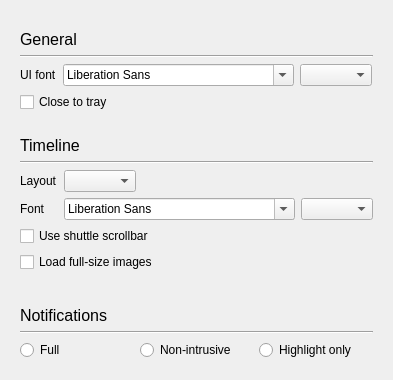
<?xml version="1.0" encoding="UTF-8"?>
<ui version="4.0">
 <class>GeneralPage</class>
 <widget class="QWidget" name="GeneralPage">
  <layout class="QVBoxLayout" name="verticalLayout">
   <item>
    <spacer name="verticalSpacer_1">
     <property name="orientation">
      <enum>Qt::Vertical</enum>
     </property>
     <property name="sizeType">
      <enum>QSizePolicy::Fixed</enum>
     </property>
     <property name="sizeHint" stdset="0">
      <size>
       <width>20</width>
       <height>10</height>
      </size>
     </property>
    </spacer>
   </item>
   <item>
    <widget class="QFrame" name="verticalFrame">
     <layout class="QVBoxLayout" name="verticalLayout_General">
      <item>
       <widget class="QLabel" name="label">
        <property name="font">
         <font>
          <pointsize>12</pointsize>
          <underline>false</underline>
         </font>
        </property>
        <property name="text">
         <string>General</string>
        </property>
       </widget>
      </item>
      <item>
       <widget class="Line" name="line_1">
        <property name="orientation">
         <enum>Qt::Horizontal</enum>
        </property>
       </widget>
      </item>
      <item>
       <layout class="QFormLayout" name="formLayout_2">
        <property name="fieldGrowthPolicy">
         <enum>QFormLayout::FieldsStayAtSizeHint</enum>
        </property>
        <item row="0" column="0">
         <widget class="QLabel" name="label_5">
          <property name="text">
           <string>UI font</string>
          </property>
         </widget>
        </item>
        <item row="0" column="1">
         <layout class="QHBoxLayout" name="horizontalLayout_2">
          <item>
           <widget class="QFontComboBox" name="uiFontFamily"/>
          </item>
          <item>
           <widget class="QComboBox" name="uiFontPointSize">
            <property name="editable">
             <bool>false</bool>
            </property>
           </widget>
          </item>
         </layout>
        </item>
       </layout>
      </item>
      <item>
       <widget class="QCheckBox" name="closeToTray">
        <property name="toolTip">
         <string>Make close button [X] minimize to tray instead of closing main window.</string>
        </property>
        <property name="text">
         <string>Close to tray</string>
        </property>
       </widget>
      </item>
     </layout>
    </widget>
   </item>
   <item>
    <widget class="QFrame" name="verticalFrame_2">
     <property name="frameShape">
      <enum>QFrame::NoFrame</enum>
     </property>
     <layout class="QVBoxLayout" name="verticalLayout_Timeline">
      <item alignment="Qt::AlignLeft">
       <widget class="QLabel" name="label_2">
        <property name="font">
         <font>
          <pointsize>12</pointsize>
          <underline>false</underline>
         </font>
        </property>
        <property name="text">
         <string>Timeline</string>
        </property>
       </widget>
      </item>
      <item>
       <widget class="Line" name="line_2">
        <property name="orientation">
         <enum>Qt::Horizontal</enum>
        </property>
       </widget>
      </item>
      <item>
       <layout class="QFormLayout" name="formLayout">
        <property name="fieldGrowthPolicy">
         <enum>QFormLayout::FieldsStayAtSizeHint</enum>
        </property>
        <item row="0" column="0">
         <widget class="QLabel" name="label_3">
          <property name="text">
           <string>Layout</string>
          </property>
         </widget>
        </item>
        <item row="0" column="1">
         <widget class="QComboBox" name="timeline_layout"/>
        </item>
        <item row="1" column="0">
         <widget class="QLabel" name="label_6">
          <property name="text">
           <string>Font</string>
          </property>
         </widget>
        </item>
        <item row="1" column="1">
         <layout class="QHBoxLayout" name="horizontalLayout_3">
          <item>
           <widget class="QFontComboBox" name="timelineFontFamily"/>
          </item>
          <item>
           <widget class="QComboBox" name="timelineFontPointSize">
            <property name="editable">
             <bool>false</bool>
            </property>
           </widget>
          </item>
         </layout>
        </item>
       </layout>
      </item>
      <item>
       <widget class="QCheckBox" name="useShuttleScrollbar">
        <property name="toolTip">
         <string>Control scroll velocity instead of position with the timeline scrollbar. Requires restart.</string>
        </property>
        <property name="text">
         <string>Use shuttle scrollbar</string>
        </property>
       </widget>
      </item>
      <item>
       <widget class="QCheckBox" name="loadFullSizeImages">
        <property name="toolTip">
         <string>Automatically download a full-size image instead of a thumbnail.</string>
        </property>
        <property name="text">
         <string>Load full-size images</string>
        </property>
       </widget>
      </item>
     </layout>
    </widget>
   </item>
   <item>
    <spacer name="verticalSpacer_2">
     <property name="orientation">
      <enum>Qt::Vertical</enum>
     </property>
     <property name="sizeType">
      <enum>QSizePolicy::Fixed</enum>
     </property>
     <property name="sizeHint" stdset="0">
      <size>
       <width>20</width>
       <height>10</height>
      </size>
     </property>
    </spacer>
   </item>
   <item>
    <widget class="QFrame" name="verticalFrame_3">
     <layout class="QVBoxLayout" name="verticalLayout_2">
      <item>
       <widget class="QLabel" name="label_4">
        <property name="font">
         <font>
          <pointsize>12</pointsize>
         </font>
        </property>
        <property name="text">
         <string>Notifications</string>
        </property>
       </widget>
      </item>
      <item>
       <widget class="Line" name="line_3">
        <property name="orientation">
         <enum>Qt::Horizontal</enum>
        </property>
       </widget>
      </item>
      <item>
       <layout class="QHBoxLayout" name="horizontalLayout">
        <item>
         <widget class="QRadioButton" name="fullNotif">
          <property name="toolTip">
           <string>Show notifications and activate the window.</string>
          </property>
          <property name="text">
           <string>Full</string>
          </property>
         </widget>
        </item>
        <item>
         <widget class="QRadioButton" name="gentleNotif">
          <property name="toolTip">
           <string>Show notifications but do not activate the window.</string>
          </property>
          <property name="text">
           <string>Non-intrusive</string>
          </property>
         </widget>
        </item>
        <item>
         <widget class="QRadioButton" name="noNotif">
          <property name="toolTip">
           <string>Notifications are entirely suppressed.</string>
          </property>
          <property name="text">
           <string>Highlight only</string>
          </property>
         </widget>
        </item>
       </layout>
      </item>
     </layout>
    </widget>
   </item>
   <item>
    <spacer name="verticalSpacer_exp">
     <property name="orientation">
      <enum>Qt::Vertical</enum>
     </property>
     <property name="sizeHint" stdset="0">
      <size>
       <width>20</width>
       <height>0</height>
      </size>
     </property>
    </spacer>
   </item>
  </layout>
 </widget>
 <resources/>
 <connections/>
</ui>
